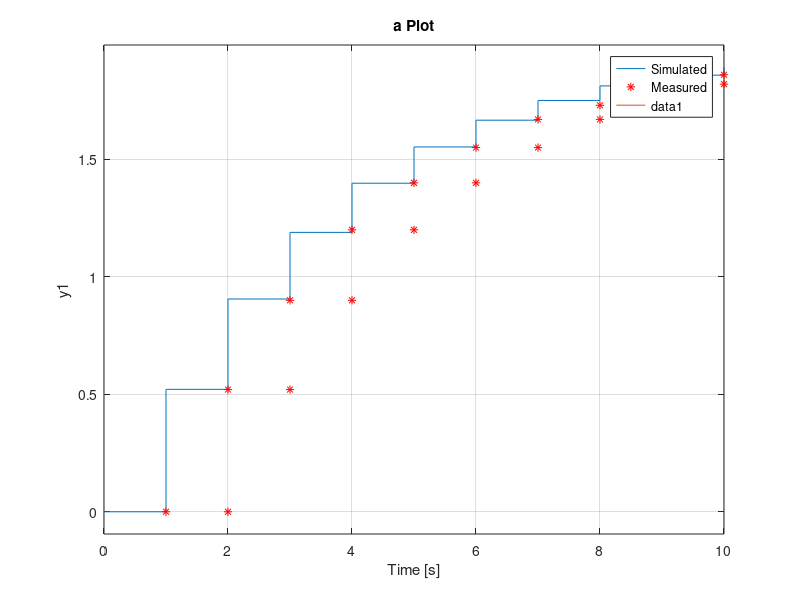
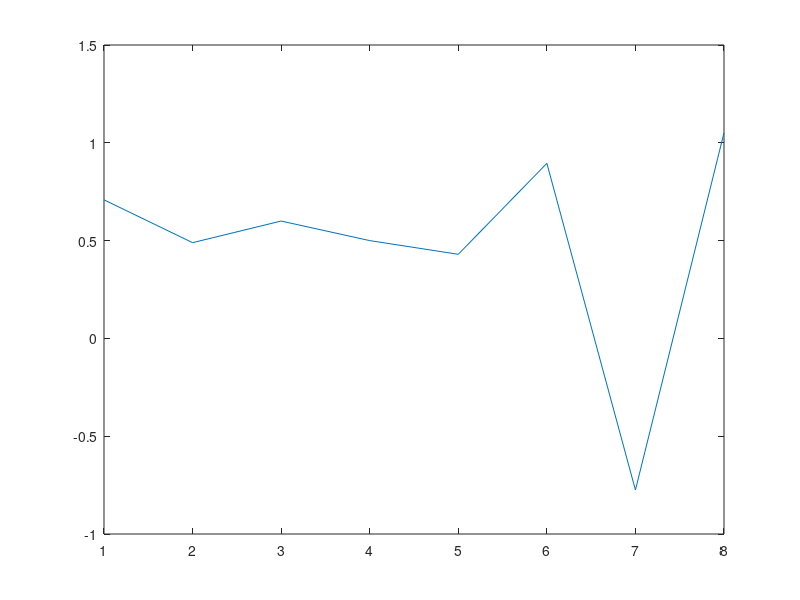

These figures' MATLAB source, in order:
% Provided Data
K = 1:10;
S = [0 0.52 0.9 1.2 1.4 1.55 1.67 1.73 1.82 1.86];
E = ones(1, 10);

% Create regression matrix (F: S(k-1) and constant)
Y = S(2:end)';      % Output vector s(k)
X = [-S(1:end-1)' ones(9,1)];  % Input vector [-s(k-1) 1] for b0

% Least squares solution
theta = X\Y;
a = theta(1);      % Negative sign included by regression structure
b0 = theta(2);

disp(['Estimated a: ', num2str(a)]);
disp(['Estimated b0: ', num2str(b0)]);

% Simulate system using identified parameters
sys = tf([b0], [1 a], 1); % Discrete system, Ts=1s

step(sys, 10); % Plot the step response for 10 seconds
hold on;
stairs(K, S, 'r*'); % Overlay measured data
legend('Simulated','Measured');

%%
K = 1:10;
S = [0 0.52 0.9 1.2 1.4 1.55 1.67 1.73 1.82 1.86];
E = ones(1, 10); E(1)=0;

% Create regression matrix (F: S(k-1) and constant)


for i=1:8
    Y = S(i+1:i+2)';      % Output vector s(k)
    X = [-S(i:i+1)' E(i:i+1)'];  % Input vector [-s(k-1) 1] for b0
    
    % Least squares solution
    theta = X\Y;
    a(i) = theta(1);      % Negative sign included by regression structure
    b0(i) = theta(2);
end

disp(['Estimated a: ', num2str(a)]);
disp(['Estimated b0: ', num2str(b0)]);

%plotting numbers
figure(1)
title('a Plot')
plot(1:8,a);
figure(2)
title('b0Plot')
plot(1:8,b0);

theta=[a',b0'];
